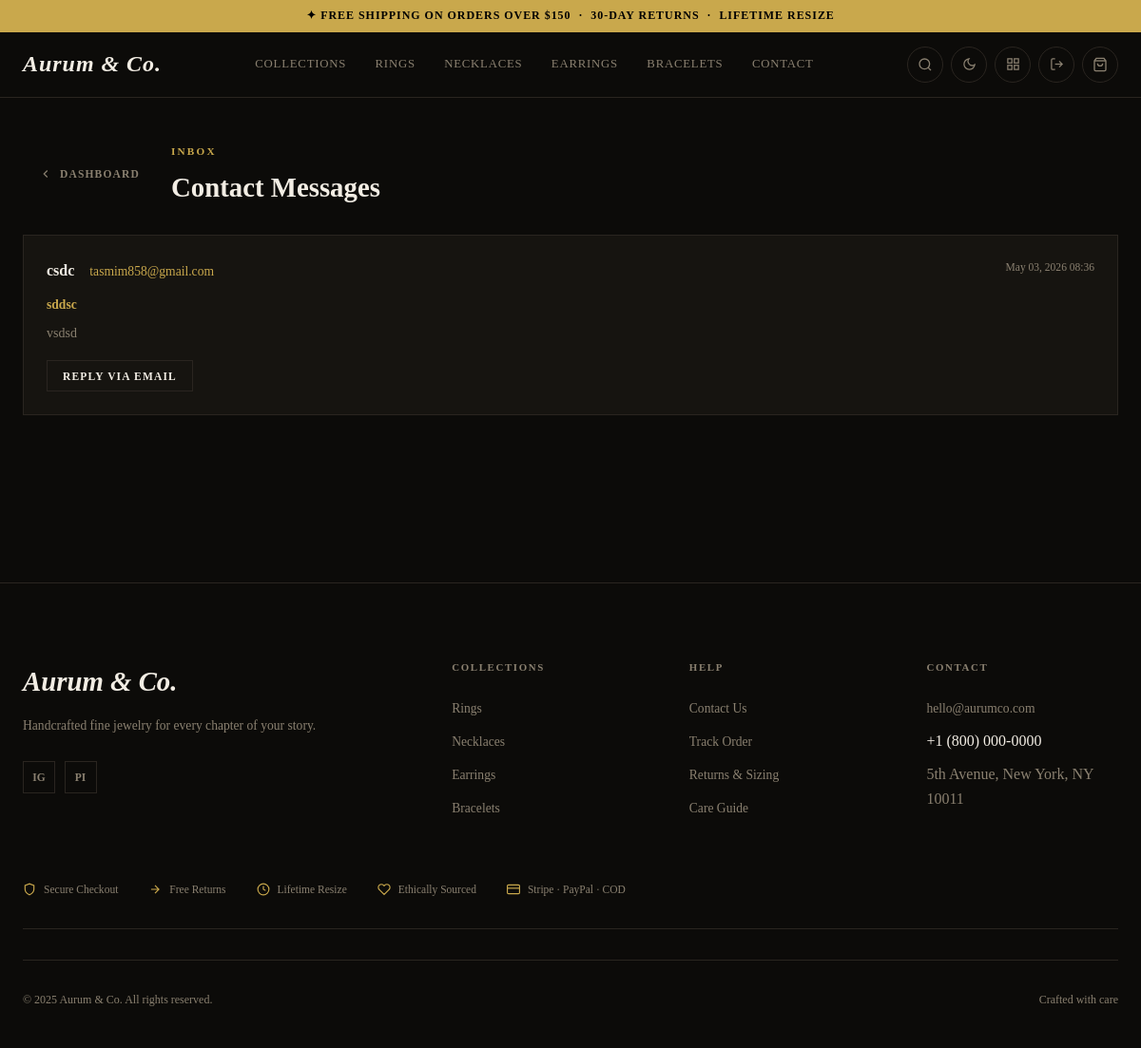
The page /dashboard/messages/ (signed in) on the database its author committed.
### store/models.py (models this page shows, shortened)
class ContactMessage(models.Model):
    name         = models.CharField(max_length=100)
    email        = models.EmailField()
    subject      = models.CharField(max_length=200)
    message      = models.TextField()
    submitted_at = models.DateTimeField(auto_now_add=True)
    is_read      = models.BooleanField(default=False)
    class Meta:
        ordering = ['-submitted_at']

### store/views.py (the view)
# urls.py: path('dashboard/messages/', views.messages_view, name='messages'),
@superuser_required
def messages_view(request):
    msgs = ContactMessage.objects.all()
    msgs.filter(is_read=False).update(is_read=True)
    return render(request, 'store/messages.html', {'contact_messages': msgs})

### store/context_processors.py (called while the page is built)
def site_config(request):
    cart_count = 0
    if request.session.session_key:
        cart = Cart.objects.filter(session_key=request.session.session_key).first()
        if cart:
            cart_count = cart.item_count
    return {
        'site':    settings.SITE_CONFIG,
        'payment': settings.PAYMENT_CONFIG,
        'cart_count': cart_count,
    }

### store/views.py (called while the page is built)
def superuser_required(view_func):
    return user_passes_test(lambda u: u.is_superuser)(view_func)

### templates/store/messages.html (shortened to what this page needs)
{% extends "store/base.html" %}
{% block content %}
<div style="padding:3rem 0 5rem">
  <div class="container">
    <div style="display:flex;align-items:center;gap:1rem;margin-bottom:2rem">
      <a href="{% url 'dashboard' %}" class="btn btn-ghost btn-sm"><svg width="14" height="14" viewBox="0 0 24 24" fill="none" stroke="currentColor" stroke-width="2"><path d="m15 18-6-6 6-6"/></svg> Dashboard</a>
      <div><div class="section-label">Inbox</div><h1 style="font-size:1.8rem">Contact Messages</h1></div>
    </div>
    {% if contact_messages %}
    {% for msg in contact_messages %}
    <div style="background:var(--cs);border:1px solid var(--cb);padding:1.5rem;margin-bottom:1rem">
      <div style="display:flex;justify-content:space-between;flex-wrap:wrap;gap:.5rem;margin-bottom:.75rem">
        <div>
          <strong>{{ msg.name }}</strong>
          <a href="mailto:{{ msg.email }}" style="color:var(--ca);margin-left:.75rem;font-size:.85rem">{{ msg.email }}</a>
        </div>
        <span style="font-size:.72rem;color:var(--ctm)">{{ msg.submitted_at|date:"M d, Y H:i" }}</span>
      </div>
      <div style="color:var(--ca);font-size:.85rem;font-weight:600;margin-bottom:.5rem">{{ msg.subject }}</div>
      <div style="color:var(--ctm);font-size:.875rem;line-height:1.7;white-space:pre-line">{{ msg.message }}</div>
      <div style="margin-top:1rem"><a href="mailto:{{ msg.email }}?subject=Re: {{ msg.subject }}" class="btn btn-outline btn-sm">Reply via Email</a></div>
    </div>
    {% endfor %}
    {% else %}
    <div style="text-align:center;padding:5rem 2rem;color:var(--ctm)">
      <h3 style="margin-bottom:.5rem;color:var(--ct)">No messages yet</h3>
      <p>Customer enquiries will appear here.</p>
    </div>
    {% endif %}
  </div>
</div>
{% endblock %}

### rows shown on the page
ContactMessage: name "csdc", email "tasmim858@gmail.com", submitted_at "May 03, 2026 08:36", subject "sddsc", message "vsdsd"

### other values the page prints
{{ payment.FREE_SHIPPING_ABOVE }} "150"
{{ site.SITE_NAME }} "Aurum & Co."
{{ site.SITE_DESCRIPTION }} "Handcrafted fine jewelry for every chapter of your story."
{{ site.CONTACT_EMAIL }} "hello@aurumco.com"
{{ site.CONTACT_PHONE }} "+1 (800) 000-0000"
{{ site.CONTACT_ADDRESS }} "5th Avenue, New York, NY 10011"
{{ site.FOOTER_TAGLINE }} "© 2025 Aurum & Co. All rights reserved."
